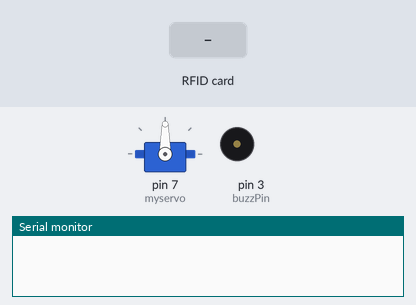
Simulated run of this sketch. Board: Arduino Uno, built with avr-gcc and run on an emulated ATmega328P. Shown: servo, buzzer (waves = sounding), the last lines printed to the serial monitor. Inputs (shaded band) come from the test bench.

Above: at 3.2 s.
3.3 s: RFID card 5E 7A 19 C4 held to the reader
At 4.3 s:
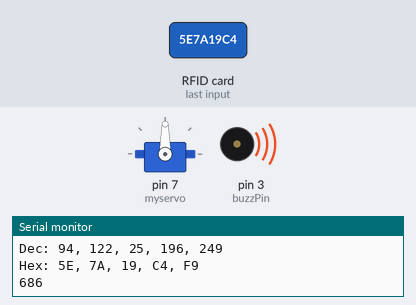
Timing chart, 0 to 6.3 s (numbered marks = the images above; inputs shaded):
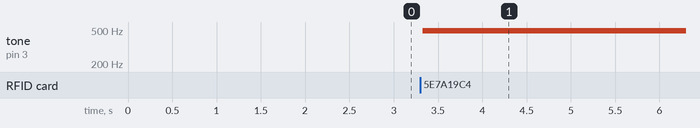

Measured:
- after the input at 3.3 s, tone on pin 3 (buzzPin): silent → 490 Hz at once

The sketch:

RFID_ZAMEK.ino
```cpp
/**
* Read a card using a mfrc522 reader on your SPI interface
* Pin layout should be as follows (on Arduino Uno):
* MOSI: Pin 11 / ICSP-4
* MISO: Pin 12 / ICSP-1
* SCK: Pin 13 / ISCP-3
* SS: Pin 10
* RST: Pin 9
*
* Script is based on the script of Miguel Balboa.
* New cardnumber is printed when card has changed. Only a dot is printed
* if card is the same.
*
* @version 0.1
* @author Henri de Jong
* @since 06-01-2013
*/

#include <SPI.h>
#include <RFID.h>
#include <Servo.h>

#define SS_PIN 10
#define RST_PIN 9

RFID rfid(SS_PIN, RST_PIN);
Servo myservo;
int pos = 0;
int buzzPin = 3;

// Setup variables:
    int serNum0;
    int serNum1;
    int serNum2;
    int serNum3;
    int serNum4;

int caly;
void setup()
{
  Serial.begin(9600);
  delay(2000);
  SPI.begin();
  rfid.init();
  myservo.attach(7);
}

void loop()
{

    if (rfid.isCard()) {
        if (rfid.readCardSerial()) {
            if (rfid.serNum[0] != serNum0
                && rfid.serNum[1] != serNum1
                && rfid.serNum[2] != serNum2
                && rfid.serNum[3] != serNum3
                && rfid.serNum[4] != serNum4
            ) {
                /* With a new cardnumber, show it. */
                Serial.println(" ");
                Serial.println("Card found");
                serNum0 = rfid.serNum[0];
                serNum1 = rfid.serNum[1];
                serNum2 = rfid.serNum[2];
                serNum3 = rfid.serNum[3];
                serNum4 = rfid.serNum[4];

                //Serial.println(" ");
                Serial.println("Cardnumber:");
                Serial.print("Dec: ");
		Serial.print(rfid.serNum[0],DEC);
                Serial.print(", ");
		Serial.print(rfid.serNum[1],DEC);
                Serial.print(", ");
		Serial.print(rfid.serNum[2],DEC);
                Serial.print(", ");
		Serial.print(rfid.serNum[3],DEC);
                Serial.print(", ");
		Serial.print(rfid.serNum[4],DEC);
                Serial.println(" ");

                Serial.print("Hex: ");
		Serial.print(rfid.serNum[0],HEX);
                Serial.print(", ");
		Serial.print(rfid.serNum[1],HEX);
                Serial.print(", ");
		Serial.print(rfid.serNum[2],HEX);
                Serial.print(", ");
		Serial.print(rfid.serNum[3],HEX);
                Serial.print(", ");
		Serial.print(rfid.serNum[4],HEX);
                Serial.println(" ");
                caly = serNum0 + serNum1 + serNum2 + serNum3 + serNum4   ;
      Serial.print(caly);
                //buzzer
                analogWrite(3,20);
                delay(500);
                analogWrite(3,0);
             }
            else {
               /* If we have the same ID, just write a dot. */
              Serial.print(".");
              analogWrite(3,50);
                delay(400);
                analogWrite(3,0);
             }
             if (caly == 574 || caly== 640){
               digitalWrite(13, HIGH);
               myservo.write(90);
               delay(4000);
               digitalWrite(13, LOW);
               myservo.write(0);
             }
          }
    }

    rfid.halt();
}
```
